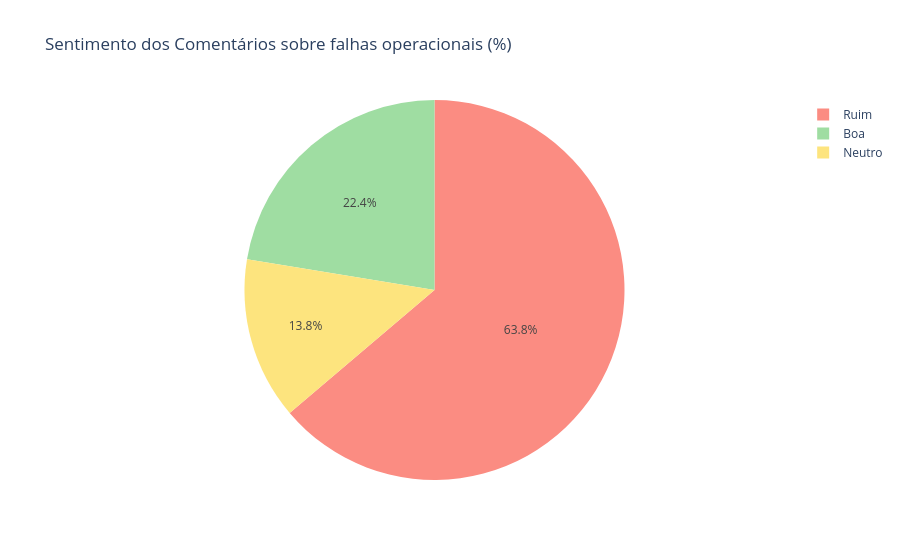

Source (notebook cell):
### Code cell
operacionais = df[df['stopWordsUnidecode'].str.contains("erro|trava|problema|cadastro")]

operacionais_category = operacionais['category'].value_counts().reset_index()

fig = px.pie(operacionais_category, values='count', names='category',title="Sentimento dos Comentários sobre falhas operacionais (%)",color_discrete_sequence=["#FB8C82", "#9FDDA2", "#FDE47E"])
fig.update_traces(textposition='inside')
fig.update_layout(uniformtext_minsize=12, uniformtext_mode='hide')
fig.show()

### Figure 1 — Plotly figure (JSON) as saved in the notebook; plotly's stock layout.template omitted (floating-point values rounded to 4 significant figures)
{"data": [{"domain": {"x": [0, 1], "y": [0, 1]}, "hovertemplate": "category=%{label}<br>count=%{value}<extra></extra>", "labels": ["Ruim", "Boa", "Neutro"], "legendgroup": "", "name": "", "showlegend": true, "textposition": "inside", "type": "pie", "values": [37, 13, 8]}], "layout": {"legend": {"tracegroupgap": 0}, "piecolorway": ["#FB8C82", "#9FDDA2", "#FDE47E"], "title": {"text": "Sentimento dos Comentários sobre falhas operacionais (%)"}, "uniformtext": {"minsize": 12, "mode": "hide"}}}
